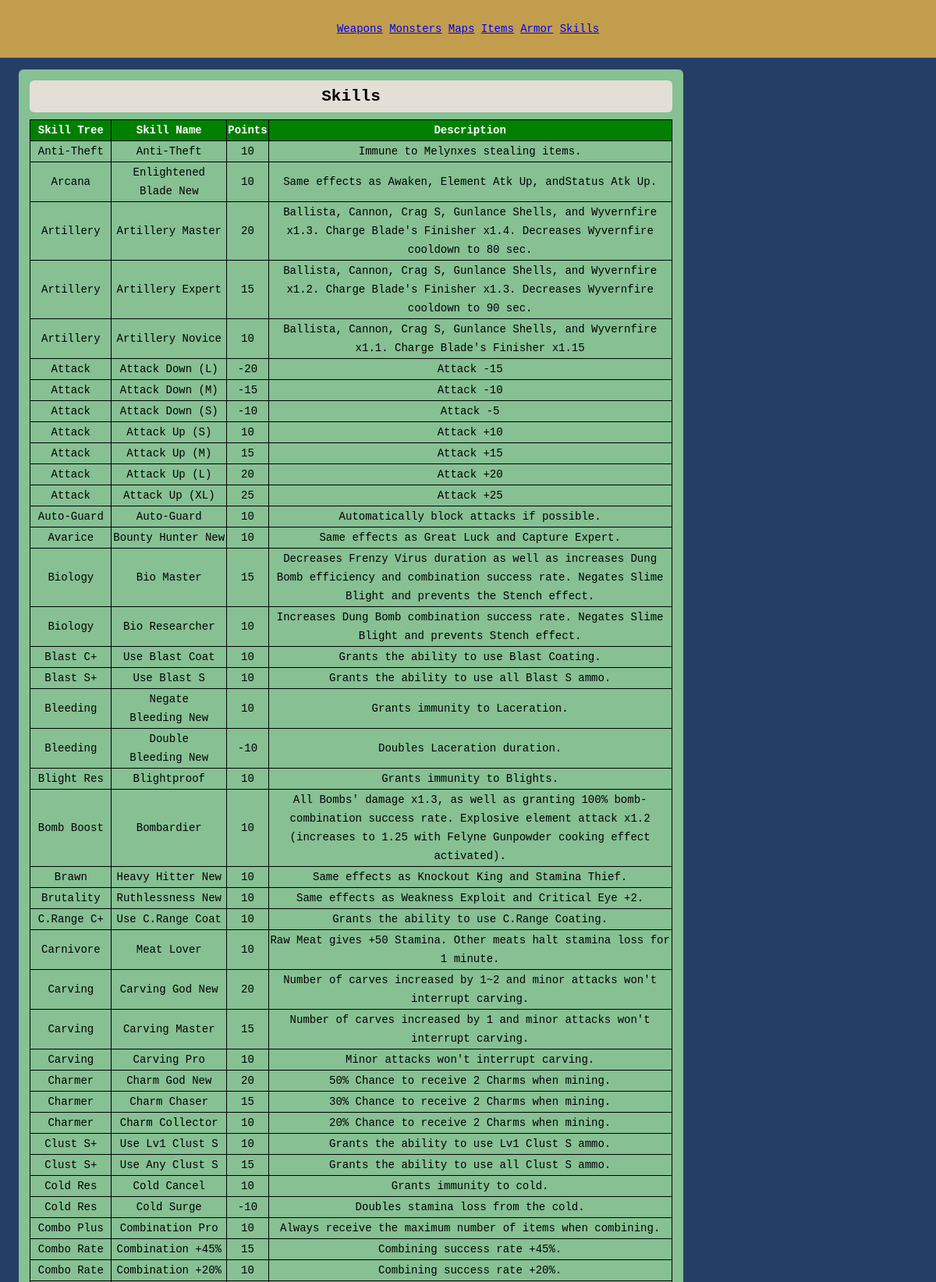
The page /skills.php (upper part) on the database its author committed.
### tables this page shows
CREATE TABLE IF NOT EXISTS `skills` (
  `id` int(5) NOT NULL AUTO_INCREMENT,
  `skillTree` varchar(20) NOT NULL,
  `skillName` varchar(30) NOT NULL,
  `points` int(3) NOT NULL,
  `skillDescription` varchar(200) NOT NULL,
  PRIMARY KEY (`id`)
);

### skills.php (the view, shortened to what this page needs)
<!doctype html>
<html>
<head>
    <link rel="stylesheet" type="text/css" href="assets/stylesheets/main.css">
</head>
<body>
    <div id='navigation'>
        <a href="index.php">Weapons</a>
        <a href="monsters.php">Monsters</a>
        <a href="maps.php">Maps</a>
        <a href="items.php">Items</a>
        <a href="armor.php">Armor</a>
        <a href="skills.php">Skills</a>
        <?php
            require_once('db_connect.php');
        ?>
    </div>
    <div id='section'>
        <H2>Skills</H2>
        <?php
            $sql = 'SELECT *
                    FROM skills
                    ORDER by skillTree';
            $result = mysqli_query($mysqli,$sql) or die(mysqli_error($mysqli) . '; item table error');
        ?>
        <table class='data'>
        <tr class='dataTh'>
        <th>Skill Tree</th>
        <th>Skill Name</th>
        <th>Points</th>
        <th>Description</th>
        </tr>
        <?php
            while($row=mysqli_fetch_array($result))
            {
                echo("<tr>");
                echo "<td>" . $row['skillTree'];
                echo "<td>" . $row['skillName'];
                echo "<td>" . $row['points'];
                echo "<td>" . $row['skillDescription'];
            }
        ?>
        </table>
    </div>
</body>
</html>

### assets/stylesheets/main.css (style rules this page uses)
html, body { margin:0; height:100%; font: 14px/24px "Source Code Pro", Inconsolata, "Lucida Console", Terminal, "Courier New", Courier; background:#253E66; }
h2 { background:#E3DFD7; border-radius: 6px; padding: 1%; margin: 1%; }
.data, th, td { border: 1px solid black; max-width:98%; margin: 0 1%; border-collapse: collapse; margin-left:auto; margin-right:auto; }
.dataTh { background-color: green; color: white; }
#navigation { background:#C29D4E; padding: 25px; margin-bottom:15px; text-align: center; }
#aside, #section, #main { border-radius: 6px; text-align: center; padding:0.5%; background:#86C093; margin-right:2%; margin-left:2%; }
#section { float: left; width: 70%; padding-bottom:25px; display: block; margin-right:1%; }

### rows shown on the page
skills: skillTree "Anti-Theft", skillName "Anti-Theft", points "10", skillDescription "Immune to Melynxes stealing items."
skills: skillTree "Arcana", skillName "Enlightened Blade New", points "10", skillDescription "Same effects as Awaken, Element Atk Up, andStatus Atk Up."
skills: skillTree "Artillery", skillName "Artillery Master", points "20", skillDescription "Ballista, Cannon, Crag S, Gunlance Shells, and Wyvernfire x1.3. Charge Blade's Finisher x1.4. Decreases Wyvernfire cooldown to 80 sec."
skills: skillTree "Artillery", skillName "Artillery Expert", points "15", skillDescription "Ballista, Cannon, Crag S, Gunlance Shells, and Wyvernfire x1.2. Charge Blade's Finisher x1.3. Decreases Wyvernfire cooldown to 90 sec."
skills: skillTree "Artillery", skillName "Artillery Novice", points "10", skillDescription "Ballista, Cannon, Crag S, Gunlance Shells, and Wyvernfire x1.1. Charge Blade's Finisher x1.15"
skills: skillTree "Attack", skillName "Attack Down (L)", points "-20", skillDescription "Attack -15"
skills: skillTree "Attack", skillName "Attack Down (M)", points "-15", skillDescription "Attack -10"
skills: skillTree "Attack", skillName "Attack Down (S)", points "-10", skillDescription "Attack -5"
skills: skillTree "Attack", skillName "Attack Up (S)", points "10", skillDescription "Attack +10"
skills: skillTree "Attack", skillName "Attack Up (M)", points "15", skillDescription "Attack +15"
skills: skillTree "Attack", skillName "Attack Up (L)", points "20", skillDescription "Attack +20"
skills: skillTree "Attack", skillName "Attack Up (XL)", points "25", skillDescription "Attack +25"
skills: skillTree "Auto-Guard", skillName "Auto-Guard", points "10", skillDescription "Automatically block attacks if possible."
skills: skillTree "Avarice", skillName "Bounty Hunter New", points "10", skillDescription "Same effects as Great Luck and Capture Expert."
skills: skillTree "Biology", skillName "Bio Master", points "15", skillDescription "Decreases Frenzy Virus duration as well as increases Dung Bomb efficiency and combination success rate. Negates Slime Blight and prevents the Stench effect."
skills: skillTree "Biology", skillName "Bio Researcher", points "10", skillDescription "Increases Dung Bomb combination success rate. Negates Slime Blight and prevents Stench effect."
skills: skillTree "Blast C+", skillName "Use Blast Coat", points "10", skillDescription "Grants the ability to use Blast Coating."
skills: skillTree "Blast S+", skillName "Use Blast S", points "10", skillDescription "Grants the ability to use all Blast S ammo."
skills: skillTree "Bleeding", skillName "Negate Bleeding New", points "10", skillDescription "Grants immunity to Laceration."
skills: skillTree "Bleeding", skillName "Double Bleeding New", points "-10", skillDescription "Doubles Laceration duration."
skills: skillTree "Blight Res", skillName "Blightproof", points "10", skillDescription "Grants immunity to Blights."
skills: skillTree "Bomb Boost", skillName "Bombardier", points "10", skillDescription "All Bombs' damage x1.3, as well as granting 100% bomb-combination success rate. Explosive element attack x1.2 (increases to 1.25 with Felyne Gunpowder cooking effect activated)."
skills: skillTree "Brawn", skillName "Heavy Hitter New", points "10", skillDescription "Same effects as Knockout King and Stamina Thief."
skills: skillTree "Brutality", skillName "Ruthlessness New", points "10", skillDescription "Same effects as Weakness Exploit and Critical Eye +2."
skills: skillTree "C.Range C+", skillName "Use C.Range Coat", points "10", skillDescription "Grants the ability to use C.Range Coating."
skills: skillTree "Carnivore", skillName "Meat Lover", points "10", skillDescription "Raw Meat gives +50 Stamina. Other meats halt stamina loss for 1 minute."
skills: skillTree "Carving", skillName "Carving God New", points "20", skillDescription "Number of carves increased by 1~2 and minor attacks won't interrupt carving."
skills: skillTree "Carving", skillName "Carving Master", points "15", skillDescription "Number of carves increased by 1 and minor attacks won't interrupt carving."
skills: skillTree "Carving", skillName "Carving Pro", points "10", skillDescription "Minor attacks won't interrupt carving."
skills: skillTree "Charmer", skillName "Charm God New", points "20", skillDescription "50% Chance to receive 2 Charms when mining."
skills: skillTree "Charmer", skillName "Charm Chaser", points "15", skillDescription "30% Chance to receive 2 Charms when mining."
skills: skillTree "Charmer", skillName "Charm Collector", points "10", skillDescription "20% Chance to receive 2 Charms when mining."
skills: skillTree "Clust S+", skillName "Use Lv1 Clust S", points "10", skillDescription "Grants the ability to use Lv1 Clust S ammo."
skills: skillTree "Clust S+", skillName "Use Any Clust S", points "15", skillDescription "Grants the ability to use all Clust S ammo."
skills: skillTree "Cold Res", skillName "Cold Cancel", points "10", skillDescription "Grants immunity to cold."
skills: skillTree "Cold Res", skillName "Cold Surge", points "-10", skillDescription "Doubles stamina loss from the cold."
skills: skillTree "Combo Plus", skillName "Combination Pro", points "10", skillDescription "Always receive the maximum number of items when combining."
skills: skillTree "Combo Rate", skillName "Combination +45%", points "15", skillDescription "Combining success rate +45%."
skills: skillTree "Combo Rate", skillName "Combination +20%", points "10", skillDescription "Combining success rate +20%."
